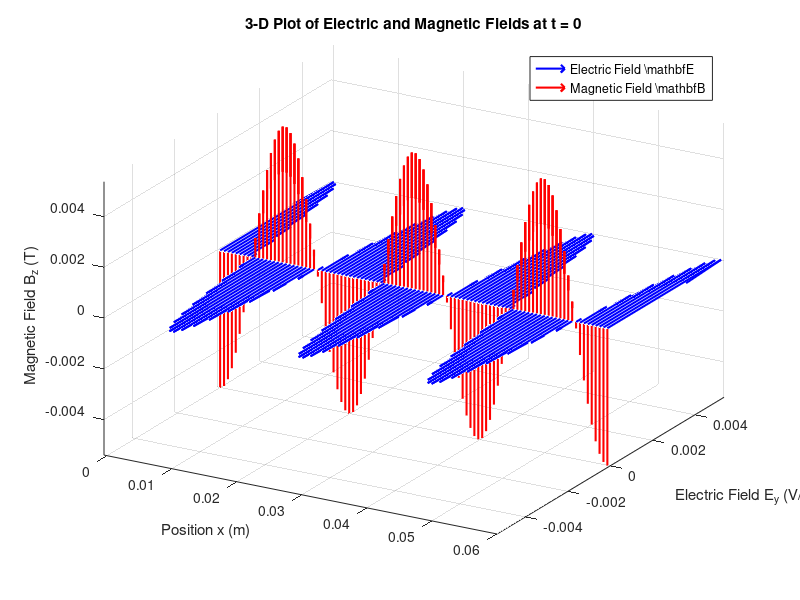

MATLAB code for this plot:
% Parameters
beta = 316.227766; % rad/m
E0 = 1000; % V/m
B0 = 3.16227766e-5; % T

% Wavelength
lambda = 2 * pi / beta;

% Spatial range (3 wavelengths)
x = linspace(0, 3 * lambda, 100); % From 0 to 3 wavelengths

% Electric field components at t = 0
E_x = zeros(size(x)); % E has no x-component
E_y = E0 * cos(beta * x); % V/m (along y-axis)
E_z = zeros(size(x)); % E has no z-component

% Magnetic field components at t = 0
B_x = zeros(size(x)); % B has no x-component
B_y = zeros(size(x)); % B has no y-component
B_z = -B0 * cos(beta * x); % T (along z-axis)

% Create a new figure
figure;

% Plot E field vectors
quiver3(x, E_x, E_z, zeros(size(x)), E_y, zeros(size(x)), 'b', 'LineWidth', 1.5);
hold on;

% Plot B field vectors
quiver3(x, B_x, B_z, zeros(size(x)), zeros(size(x)), B_z, 'r', 'LineWidth', 1.5);

% Labels and title
xlabel('Position x (m)');
ylabel('Electric Field E_y (V/m)');
zlabel('Magnetic Field B_z (T)');
title('3-D Plot of Electric and Magnetic Fields at t = 0');

% Set view angle for better visualization
view(30, 30);

% Add legend
legend({'Electric Field \mathbf{E}', 'Magnetic Field \mathbf{B}'}, 'Location', 'best');

% Grid for better visualization
grid on;

% Adjust axes limits for clarity
axis tight;

saveas(gcf, 'graph.png'); % Save the figure as a PNG file